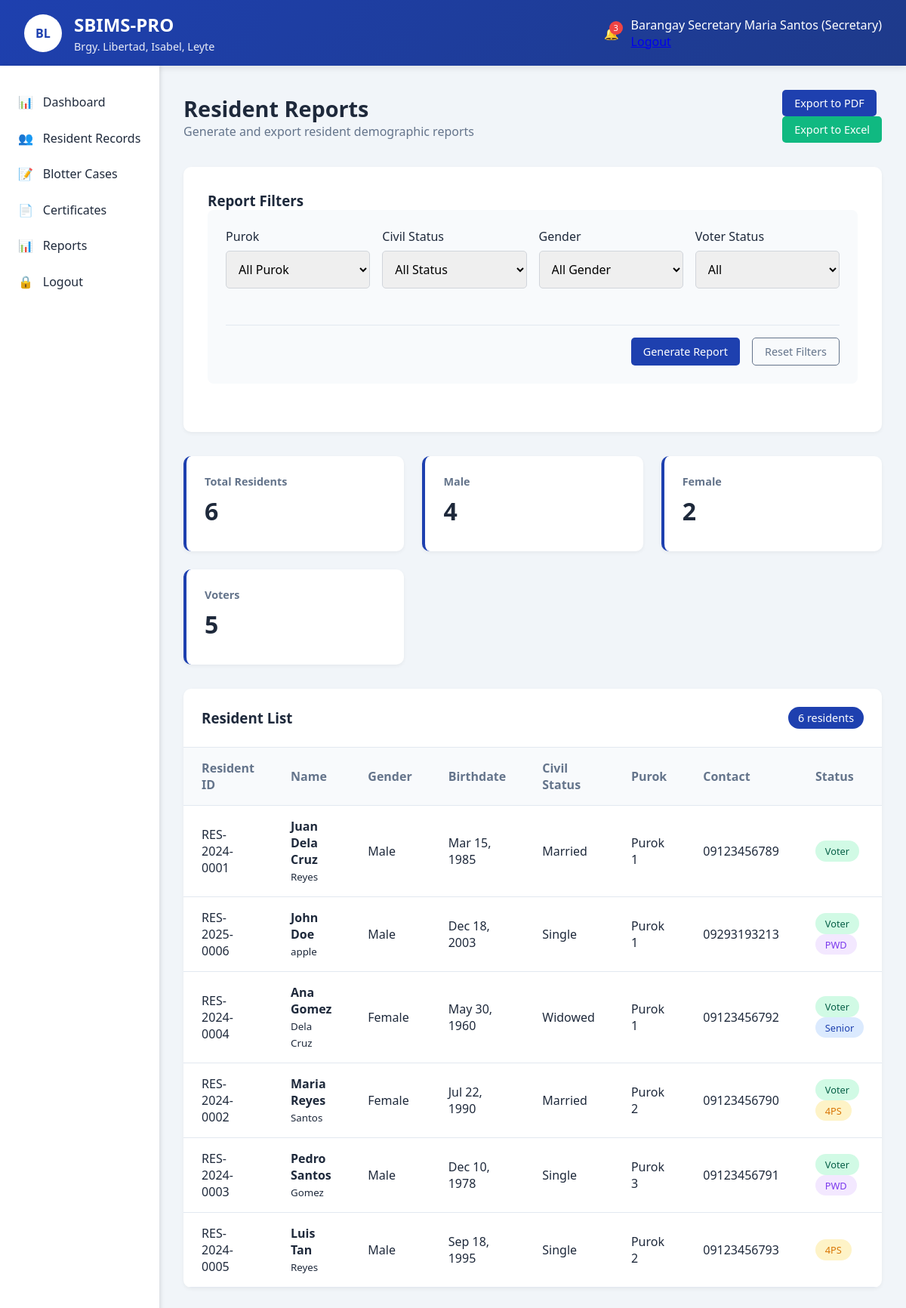
The page /secretary/reports_residents.php (signed in) on the database its author committed.
### tables this page shows
CREATE TABLE `residents` (
  `id` int(11) NOT NULL,
  `resident_id` varchar(20) NOT NULL,
  `first_name` varchar(50) NOT NULL,
  `middle_name` varchar(50) DEFAULT NULL,
  `last_name` varchar(50) NOT NULL,
  `birthdate` date NOT NULL,
  `gender` enum('Male','Female') NOT NULL,
  `civil_status` enum('Single','Married','Widowed','Divorced') NOT NULL,
  `contact_number` varchar(15) DEFAULT NULL,
  `email` varchar(100) DEFAULT NULL,
  `address` text NOT NULL,
  `purok` varchar(50) NOT NULL,
  `household_number` varchar(20) DEFAULT NULL,
  `is_voter` tinyint(1) DEFAULT 0,
  `is_4ps` tinyint(1) DEFAULT 0,
  `is_senior` tinyint(1) DEFAULT 0,
  `is_pwd` tinyint(1) DEFAULT 0,
  `created_at` timestamp NOT NULL DEFAULT current_timestamp(),
  `updated_at` timestamp NOT NULL DEFAULT current_timestamp() ON UPDATE current_timestamp()
);

### config/functions.php (called while the page is built, shortened)
<?php
function formatDate($date) {
    return date('M j, Y', strtotime($date));
}
?>

### secretary/reports_residents.php (the view, shortened to what this page needs)
<?php
require_once '../config/functions.php';
$database = new Database();
$db = $database->getConnection();
$query = "SELECT * FROM residents WHERE 1=1";
$query .= " ORDER BY last_name, first_name";
$stmt = $db->prepare($query);
$stmt->execute();
$residents = $stmt->fetchAll(PDO::FETCH_ASSOC);
?>
<?php include '../includes/header.php'; ?>
<?php include '../includes/topbar.php'; ?>
<div class="main-container">
    <?php include '../includes/sidebar.php'; ?>
    <main class="content">
        <div class="page-header">
            <div class="page-title">
                <h1>Resident Reports</h1>
                <p>Generate and export resident demographic reports</p>
            </div>
            <div class="page-actions">
                <button onclick="exportToPDF()" class="btn btn-primary">Export to PDF</button>
                <button onclick="exportToExcel()" class="btn btn-success">Export to Excel</button>
            </div>
        </div>
        <div class="form-container">
            <h3>Report Filters</h3>
            <form method="GET" class="filter-form">
                <div class="form-row">
                    <div class="form-group">
                        <label for="purok">Purok</label>
                        <select id="purok" name="purok">
                            <option value="">All Purok</option>
                        </select>
                    </div>
                    <div class="form-group">
                        <label for="civil_status">Civil Status</label>
                        <select id="civil_status" name="civil_status">
                            <option value="">All Status</option>
                        </select>
                    </div>
                    <div class="form-group">
                        <label for="gender">Gender</label>
                        <select id="gender" name="gender">
                            <option value="">All Gender</option>
                        </select>
                    </div>
                    <div class="form-group">
                        <label for="voter_status">Voter Status</label>
                        <select id="voter_status" name="voter_status">
                            <option value="">All</option>
                        </select>
                    </div>
                </div>
                <div class="form-actions">
                    <button type="submit" class="btn btn-primary">Generate Report</button>
                    <a href="reports_residents.php" class="btn btn-outline">Reset Filters</a>
                </div>
            </form>
        </div>
        <div class="stats-grid">
            <div class="stat-card">
                <h3>Total Residents</h3>
                <div class="stat-value"><?php echo count($residents); ?></div>
            </div>
            <div class="stat-card">
                <h3>Male</h3>
                <div class="stat-value">
                    <?php
                    $male_count = array_filter($residents, function($r) { return $r['gender'] == 'Male'; });
                    echo count($male_count);
                    ?>
                </div>
            </div>
            <div class="stat-card">
                <h3>Female</h3>
                <div class="stat-value">
                    <?php
                    $female_count = array_filter($residents, function($r) { return $r['gender'] == 'Female'; });
                    echo count($female_count);
                    ?>
                </div>
            </div>
            <div class="stat-card">
                <h3>Voters</h3>
                <div class="stat-value">
                    <?php
                    $voter_count = array_filter($residents, function($r) { return $r['is_voter']; });
                    echo count($voter_count);
                    ?>
                </div>
            </div>
        </div>
        <div class="data-table">
            <div class="table-header">
                <h3>Resident List</h3>
                <div class="table-actions">
                    <span class="badge"><?php echo count($residents); ?> residents</span>
                </div>
            </div>
            <table id="residentTable">
                <thead>
                    <tr>
                        <th>Resident ID</th>
                        <th>Name</th>
                        <th>Gender</th>
                        <th>Birthdate</th>
                        <th>Civil Status</th>
                        <th>Purok</th>
                        <th>Contact</th>
                        <th>Status</th>
                    </tr>
                </thead>
                <tbody>
                    <?php if (count($residents) > 0): ?>
                        <?php foreach ($residents as $resident): ?>
                        <tr>
                            <td><?php echo htmlspecialchars($resident['resident_id']); ?></td>
                            <td>
                                <strong><?php echo htmlspecialchars($resident['first_name'] . ' ' . $resident['last_name']); ?></strong>
                                <?php if ($resident['middle_name']): ?>
                                    <br><small><?php echo htmlspecialchars($resident['middle_name']); ?></small>
                                <?php endif; ?>
                            </td>
                            <td><?php echo htmlspecialchars($resident['gender']); ?></td>
                            <td><?php echo formatDate($resident['birthdate']); ?></td>
                            <td><?php echo htmlspecialchars($resident['civil_status']); ?></td>
                            <td><?php echo htmlspecialchars($resident['purok']); ?></td>
                            <td><?php echo htmlspecialchars($resident['contact_number']); ?></td>
                            <td>
                                <?php
                                $badges = [];
                                if ($resident['is_voter']) $badges[] = '<span class="status status-approved">Voter</span>';
                                if ($resident['is_4ps']) $badges[] = '<span class="status status-pending">4PS</span>';
                                if ($resident['is_senior']) $badges[] = '<span class="status status-settled">Senior</span>';
                                if ($resident['is_pwd']) $badges[] = '<span class="status status-referred">PWD</span>';
                                echo implode(' ', $badges);
                                ?>
                            </td>
                        </tr>
                        <?php endforeach; ?>
                    <?php endif; ?>
                </tbody>
            </table>
        </div>
    </main>
</div>
<?php include '../includes/footer.php'; ?>

### assets/css/main.css (style rules this page uses)
:root { --primary: #1e40af; --primary-dark: #1e3a8a; --secondary: #64748b; --success: #10b981; --warning: #f59e0b; --danger: #ef4444; --light: #f8fafc; --dark: #1e293b; }
* { margin: 0; padding: 0; box-sizing: border-box; font-family: 'Segoe UI', Tahoma, Geneva, Verdana, sans-serif; }
body { background-color: #f1f5f9; color: var(--dark); }
.main-container { display: flex; min-height: calc(100vh - 80px); }
.content { flex: 1; padding: 2rem; }
.page-header { display: flex; justify-content: space-between; align-items: center; margin-bottom: 2rem; }
.page-title h1 { font-size: 1.8rem; color: var(--dark); }
.page-title p { color: var(--secondary); }
.btn { padding: 0.5rem 1rem; border: none; border-radius: 5px; cursor: pointer; font-weight: 500; display: flex; align-items: center; gap: 0.5rem; transition: all 0.3s; text-decoration: none; font-size: 0.9rem; }
.btn-primary { background: var(--primary); color: white; }
.btn-outline { background: transparent; border: 1px solid var(--secondary); color: var(--secondary); }
.btn-success { background: var(--success); color: white; }

### assets/css/dashboard.css (style rules this page uses)
.stats-grid { display: grid; grid-template-columns: repeat(auto-fill, minmax(240px, 1fr)); gap: 1.5rem; margin-bottom: 2rem; }
.stat-card { background: white; border-radius: 10px; padding: 1.5rem; box-shadow: 0 2px 5px rgba(0,0,0,0.05); border-left: 4px solid var(--primary); }
.stat-card h3 { font-size: 0.9rem; color: var(--secondary); margin-bottom: 0.5rem; }
.stat-value { font-size: 2rem; font-weight: bold; color: var(--dark); margin-bottom: 0.5rem; }
.data-table { background: white; border-radius: 10px; overflow: hidden; box-shadow: 0 2px 5px rgba(0,0,0,0.05); margin-bottom: 2rem; }
.table-header { padding: 1.5rem; border-bottom: 1px solid #e2e8f0; display: flex; justify-content: space-between; align-items: center; }
.table-header h3 { color: var(--dark); }
.table-actions { display: flex; gap: 0.5rem; }
table { width: 100%; border-collapse: collapse; }
th, td { padding: 1rem 1.5rem; text-align: left; border-bottom: 1px solid #e2e8f0; }
th { background: #f8fafc; font-weight: 600; color: var(--secondary); }
.status { padding: 0.3rem 0.8rem; border-radius: 20px; font-size: 0.8rem; font-weight: 500; display: inline-block; }
.status-pending { background: #fef3c7; color: #d97706; }
.status-approved { background: #d1fae5; color: #065f46; }
.status-settled { background: #dbeafe; color: #1e40af; }
.status-referred { background: #f3e8ff; color: #7c3aed; }
.form-container { background: white; border-radius: 10px; padding: 2rem; box-shadow: 0 2px 5px rgba(0,0,0,0.05); margin-bottom: 2rem; }
.form-row { display: grid; grid-template-columns: repeat(auto-fit, minmax(250px, 1fr)); gap: 1rem; margin-bottom: 1rem; }
.form-group { margin-bottom: 1rem; }
.form-group label { display: block; margin-bottom: 0.5rem; font-weight: 500; color: var(--dark); }
.form-group input, .form-group select, .form-group textarea { width: 100%; padding: 0.75rem; border: 1px solid #d1d5db; border-radius: 5px; font-size: 1rem; transition: border-color 0.3s; }
.form-actions { display: flex; gap: 1rem; justify-content: flex-end; margin-top: 2rem; padding-top: 1rem; border-top: 1px solid #e2e8f0; }

### secretary/reports_residents.php (style rules this page uses)
.filter-form { background: #f8fafc; padding: 1.5rem; border-radius: 8px; margin-bottom: 2rem; }
.filter-form .form-row { grid-template-columns: repeat(4, 1fr); }
.badge { background: var(--primary); color: white; padding: 0.3rem 0.8rem; border-radius: 20px; font-size: 0.9rem; font-weight: 500; }

### rows shown on the page
residents: resident "RES-2024-0001", first_name+last_name "Juan Dela Cruz", middle_name "Reyes", gender "Male", birthdate "Mar 15, 1985", civil_status "Married", purok "Purok 1", contact_number "09123456789"
residents: resident "RES-2025-0006", first_name+last_name "John Doe", middle_name "apple", gender "Male", birthdate "Dec 18, 2003", civil_status "Single", purok "Purok 1", contact_number "09293193213"
residents: resident "RES-2024-0004", first_name+last_name "Ana Gomez", middle_name "Dela Cruz", gender "Female", birthdate "May 30, 1960", civil_status "Widowed", purok "Purok 1", contact_number "09123456792"
residents: resident "RES-2024-0002", first_name+last_name "Maria Reyes", middle_name "Santos", gender "Female", birthdate "Jul 22, 1990", civil_status "Married", purok "Purok 2", contact_number "09123456790"
residents: resident "RES-2024-0003", first_name+last_name "Pedro Santos", middle_name "Gomez", gender "Male", birthdate "Dec 10, 1978", civil_status "Single", purok "Purok 3", contact_number "09123456791"
residents: resident "RES-2024-0005", first_name+last_name "Luis Tan", middle_name "Reyes", gender "Male", birthdate "Sep 18, 1995", civil_status "Single", purok "Purok 2", contact_number "09123456793"

### other values the page prints
$_SESSION['full_name'] "Barangay Secretary Maria Santos"
$_SESSION['user_role'] "Secretary"
count($residents) "6"
count($male_count) "4"
count($female_count) "2"
count($voter_count) "5"
